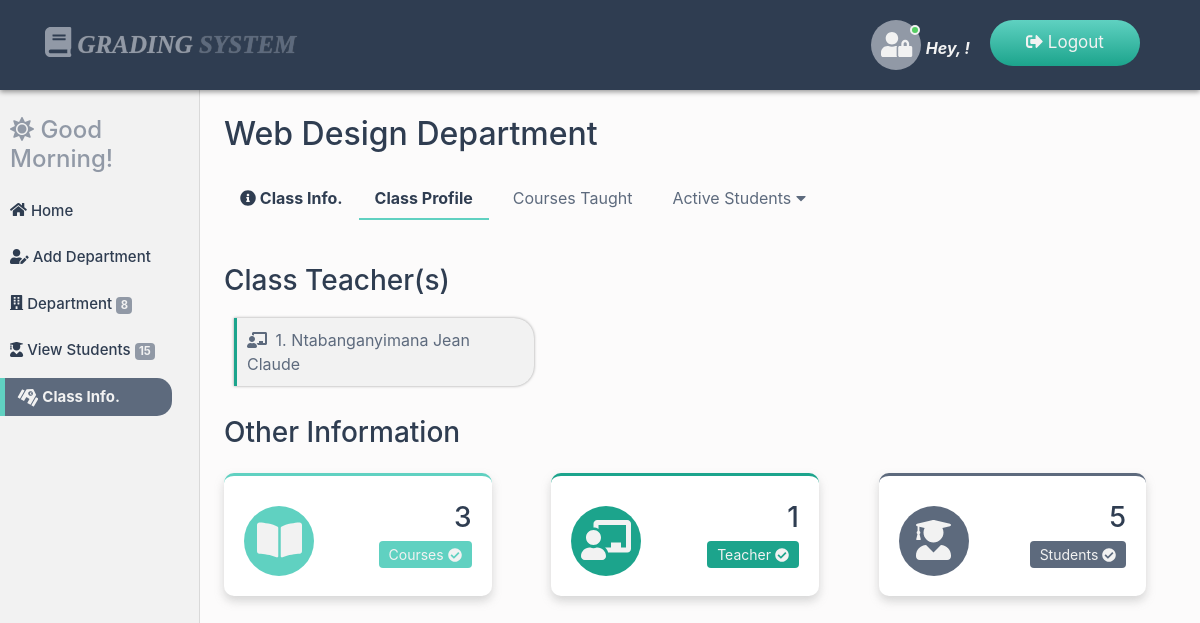
The app's page /dos-dashboard/department_info_profile.php?class=1 (signed in) with its own data.
### tables this page shows
CREATE TABLE `department` (
  `dep_ID` int(20) NOT NULL,
  `dep_Name` varchar(200) NOT NULL,
  `status` varchar(20) NOT NULL
);

CREATE TABLE `teacher` (
  `teacher_ID` int(20) NOT NULL,
  `teacher_Fname` varchar(200) NOT NULL,
  `teacher_Lname` varchar(200) NOT NULL,
  `teacher_Mail` varchar(200) NOT NULL,
  `teacher_Gen` varchar(20) NOT NULL,
  `teacher_Address` varchar(200) NOT NULL,
  `teacher_Phone` varchar(20) NOT NULL,
  `password` varchar(200) NOT NULL,
  `dep_ID` int(20) NOT NULL,
  `status` varchar(20) NOT NULL
);

### dos-dashboard/department_info_profile.php (the view, shortened to what this page needs)
<?php
include("../connection/connect.php");
include("session/session.php");
$retr = "Select * From users where user_ID = '$session_Id'";
$run_retr = mysqli_query($con, $retr);
$row_retr = mysqli_fetch_array($run_retr);
$fname = $row_retr['user_Fname'];
if(isset($_GET['class'])){
$departId = $_GET['class'];
$select = "Select * From Department where dep_ID = '$departId'";
$run_select = mysqli_query($con,$select);
$fetch_select = mysqli_fetch_array($run_select);
$departName = $fetch_select['dep_Name'];
}
?>
<!DOCTYPE html>
<html lang="en">
<head>
<link rel="stylesheet" href="../css/bootstrap.min.css">
<link rel="stylesheet" href="../css/all.min.css">
<link rel="stylesheet" href="../css/main.css">
<link rel="stylesheet" href="../css/animate.css">
</head>
<body>
<nav class="navbar navbar-expand-md bg-dark navbar-dark fixed-top main-nav">
  <div class="container">
        <a class="navbar-brand" href="index.php"><i class="fas fa-book logo-icon"></i> Grading <span class="fat">System</span></a>
      <ul class="nav navbar-nav ml-auto lang-switcher">
      <li class="nav-item">
      <span class="user-img">
        <span class="user-icon">
          <i class="fas fa-user-lock"></i>
        </span>
        <span class="status online"></span>
      </span> <span class="hello-user">Hey, <?php echo $fname;?>!</span>
      </li>
      <li class="nav-item">
        <a class="nav-link" href="logout.php">
        <i class="fas fa-sign-out-alt"></i> Logout</a>
      </li>
      </ul>
    </div>
</nav>
<div class="container-fluid">
  <div class="row">
    <nav class="col-md-2 d-none d-md-block sidebar">
      <div class="sidebar-sticky">
        <div class="dash-salute wow bounceInLeft" data-wow-duration="2s">
            <?php
            $time = date("H");
            if(($time >="0") && ($time <"12")){
                echo"<h4><i class='fas fa-sun'></i> Good Morning!</h4>";
            }
            ?>
        </div>
        <ul class="nav flex-column dash-nav">
          <li class="nav-item">
          <a href="index.php" class="nav-link">
          <i class="fa fa-home dash-icon"></i> Home</a></li>
          <li class="nav-item">
          <a href="add_department.php" class="nav-link">
          <i class="fas fa-user-edit dash-icon"></i> Add Department</a></li>
          <li class="nav-item">
          <a href="view_department.php" class="nav-link"><i class="fa fa-building dash-icon"></i>  Department
          <span class="badge badge-primary">
              <?php
              $count = "Select count(*) as NberOfData from department";
              $run_count = mysqli_query($con, $count);
              $row_count = mysqli_fetch_array($run_count);
              $count_data = $row_count['NberOfData'];
              echo $count_data;
              ?>
          </span>
          </a></li>
          <li class="nav-item">
          <a href="view_students.php" class="nav-link">
          <i class="fas fa-user-graduate dash-icon"></i> View Students
          <span class="badge badge-primary">
              <?php
              $count = "Select count(*) as NberOfData from student";
              $run_count = mysqli_query($con, $count);
              $row_count = mysqli_fetch_array($run_count);
              $count_data = $row_count['NberOfData'];
              echo $count_data;
              ?>
          </span>
          </a></li>
          <li class="nav-item">
          <a href="class_info.php" class="nav-link active">
          <i class="fas fa-school dash-icon"></i> Class Info.
          </a></li>
        </ul>
      </div>
    </nav>
    <main role="main" class="col-md-10 ml-sm-auto px-4">
      <div class="dash-output-section">
        <h2><?php echo $departName;?> Department</h2>
        <ul class="nav sub-nav">
           <li class="nav-item">
            <p class="nav-link sub-nav-head"><i class="fas fa-info-circle"></i> Class Info.</p>
          </li>
          <li class="nav-item">
            <a href="department_info_profile.php?class=<?php echo $departId;?>" class="nav-link active">
              Class Profile
            </a>
          </li>
          <li class="nav-item">
            <a href="department_info_courses.php?class=<?php echo $departId;?>" class="nav-link">
              Courses Taught
            </a>
          </li>
          <li class="nav-item dropdown">
            <a href="department_info_students.php?class=<?php echo $departId;?>" class="nav-link" data-toggle="dropdown">
              Active Students <i class="fas fa-caret-down"></i>
            </a>
          </li>
        </ul>
        <div class="info-display">
          <h3 class="">Class Teacher(s)</h3>
          <div class="teachers">
          <?php
          $select_teacher = "Select teacher.teacher_ID,teacher.teacher_Fname,teacher.teacher_Lname,
          department.dep_Name FROM teacher INNER JOIN department
          ON teacher.dep_ID = department.dep_ID WHERE department.dep_ID = '$departId'";
          $run_select_teacher = mysqli_query($con, $select_teacher);
          $num = 0;
          while($row_select_teacher = mysqli_fetch_array($run_select_teacher)){
          $tchrFname = $row_select_teacher['teacher_Fname'];
          $tchrLname = $row_select_teacher['teacher_Lname'];
          $num++;
          ?>
            <p><i class="fas fa-chalkboard-teacher"></i> <?php echo $num . "." ." " . $tchrLname . " " . $tchrFname . "<br>" ;?></p>
          <?php }?>
          </div>
          <h3 class="">Other Information</h3>
          <div class="row">
            <div class="col-md-4">
              <div class=" display-div">
                <div class="row">
                  <div class="col-md-6">
                    <span class="display-icon">
                      <i class="fas fa-book-open"></i>
                    </span>
                  </div>
                  <div class="col-md-6 text-right">
                    <h3><?php
                      $count = "Select count(*) as NberOfData from courses WHERE dep_ID ='$departId'";
                      $run_count = mysqli_query($con, $count);
                      $row_count = mysqli_fetch_array($run_count);
                      $count_data = $row_count['NberOfData'];
                      echo $count_data;
                      ?>  </h3>
                    <span class="display-heading">
                      <?php
                      if($count_data == 1){
                        echo "Course";
                      }
                      else{
                        echo "Courses";
                      }
                      ?>
                      <i class="fas fa-check-circle"></i>
                    </span>
                  </div>
                </div>
              </div>
            </div>
            <div class="col-md-4">
              <div class=" display-div" style="border-top: 3px solid #1ca48c;">
                <div class="row">
                  <div class="col-md-6">
                    <span class="display-icon" style="background-color: #1ca48c;">
                      <i class="fas fa-chalkboard-teacher"></i>
                    </span>
                  </div>
                  <div class="col-md-6 text-right">
                    <h3><?php
                      $count = "Select count(*) as NberOfData from teacher WHERE dep_ID ='$departId'";
                      $run_count = mysqli_query($con, $count);
                      $row_count = mysqli_fetch_array($run_count);
                      $count_data = $row_count['NberOfData'];
                      echo $count_data;
                      ?> </h3>
                    <span class="display-heading" style="background-color: #1ca48c;">
                      <?php
                      if($count_data == 1){
                        echo "Teacher";
                      }
                      else{
                        echo "Teachers";
                      }
                      ?>
                      <i class="fas fa-check-circle"></i>
                    </span>
                  </div>
                </div>
              </div>
            </div>
            <div class="col-md-4">
              <div class=" display-div" style="border-top: 3px solid #5d6a7d;">
                <div class="row">
                  <div class="col-md-6">
                    <span class="display-icon" style="background-color: #5d6a7d;">
                      <i class="fas fa-user-graduate"></i>
                    </span>
                  </div>
                  <div class="col-md-6 text-right">
                    <h3><?php
                      $count = "Select count(*) as NberOfData from student WHERE dep_ID ='$departId' AND status = 'On'";
                      $run_count = mysqli_query($con, $count);
                      $row_count = mysqli_fetch_array($run_count);
                      $count_data = $row_count['NberOfData'];
                      echo $count_data;
                      ?></h3>
                    <span class="display-heading" style="background-color: #5d6a7d;">
                      <?php
                      if($count_data == 1){
                        echo "Student";
                      }
                      else{
                        echo "Students";
                      }
                      ?>
                      <i class="fas fa-check-circle"></i>
                    </span>
                  </div>
                </div>
              </div>
            </div>
          </div>
        </div>
      </div>
    </main>
  </div>
</div>
</body>
</html>

### records on screen
department: dep_Name "Web Design"
teacher: teacher_Lname "Ntabanganyimana", teacher_Fname "Jean Claude"

### other values on screen
$count_data "8"
$count_data "15"
$count_data "3"
$count_data "1"
$count_data "5"
